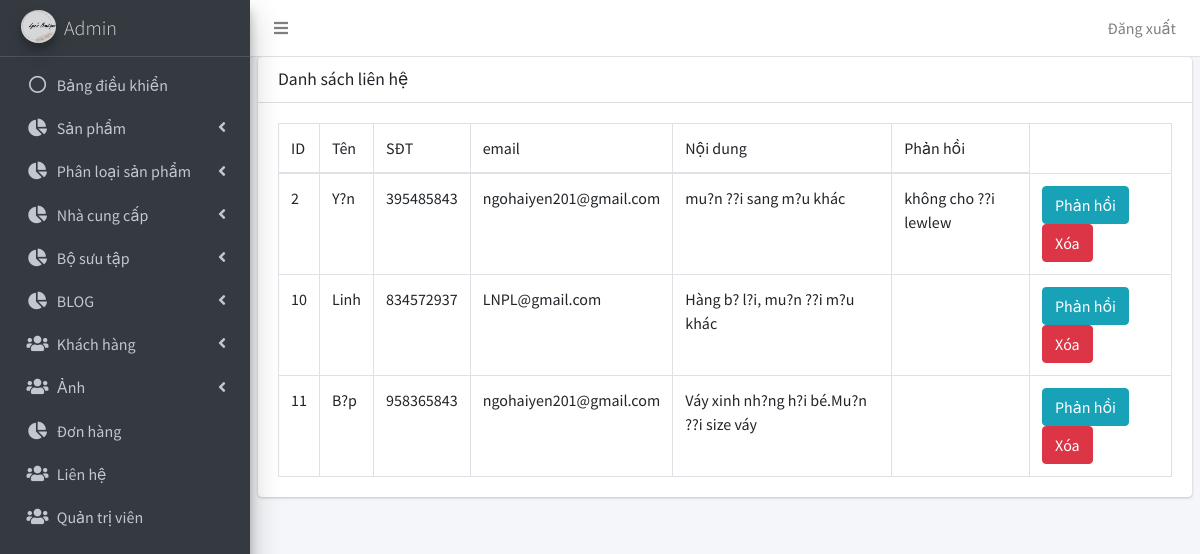
/admin/lien_he/danh_sach.php (signed in), run on the app's committed database.
### tables this page shows
CREATE TABLE `tbl_lien_he` (
  `id_lien_he` int(11) NOT NULL,
  `ten` varchar(50) NOT NULL,
  `sdt` int(20) NOT NULL,
  `email` varchar(100) NOT NULL,
  `noi_dung` text NOT NULL,
  `phan_hoi` text DEFAULT NULL
);

### admin/lien_he/danh_sach.php (the view, shortened to what this page needs)
<!DOCTYPE html>
<html>
<head>
  <?php include('../includes/head.php') ?>
</head>
<body class="hold-transition sidebar-mini layout-fixed">
<div class="wrapper">
	<?php include('../includes/header.php') ?>
	<?php include('../includes/sidebar.php') ?>
	<?php include('../includes/ket_noi.php') ?>
	<div class="content-wrapper">
		<section class="content">
			<div class="card">
				<div class="card-header">
					<h3 class="card-title">Danh sách liên hệ</h3>
				</div>
				<div class="card-body">
					<table class="table table-bordered">
						<thead>
						<tr>
						 	<td>ID</td>
							<td>Tên</td>
							<td>SĐT</td>
							<td>email</td>
							<td>Nội dung</td>
							<td>Phản hồi</td>
						</tr>
						</thead>
						<tbody>
							<?php
							$sql = "
								SELECT *
								FROM tbl_lien_he
								ORDER BY id_lien_he
							";
							$lien_he = mysqli_query($ket_noi, $sql);
							while ($row = mysqli_fetch_array($lien_he)) {
							?>
						    <tr>
						     	<td>
									<?php echo $row["id_lien_he"];?>
								</td>
								<td>
									<?php echo $row["ten"];?>
								</td>
								<td>
									<?php echo $row["sdt"];?>
								</td>
								<td>
									<?php echo $row["email"];?>
								</td>
								<td>
									<?php echo $row["noi_dung"];?>
								</td>
								<td>
									<?php echo $row["phan_hoi"];?>
								</td>
								<td>
									<a href="phan_hoi.php?id=<?php echo $row["id_lien_he"];?>" class="btn btn-info">Phản hồi</a>
									<a href="xoa.php?id=<?php echo $row["id_lien_he"];?>" class="btn btn-danger">Xóa</a>
								</td>
						    </tr>
						<?php } ?>
						</tbody>
					</table>
				</div>
            </div>
		</section>
		</div>
	</div>
</body>
</html>

### data on the page
tbl_lien_he: id_lien_he "2", ten "Y?n", sdt "395485843", email "ngohaiyen201@gmail.com", noi_dung "mu?n ??i sang m?u khác", phan_hoi "không cho ??i lewlew"
tbl_lien_he: id_lien_he "10", ten "Linh", sdt "834572937", email "LNPL@gmail.com", noi_dung "Hàng b? l?i, mu?n ??i m?u khác"
tbl_lien_he: id_lien_he "11", ten "B?p", sdt "958365843", email "ngohaiyen201@gmail.com", noi_dung "Váy xinh nh?ng h?i bé.Mu?n ??i size váy"
